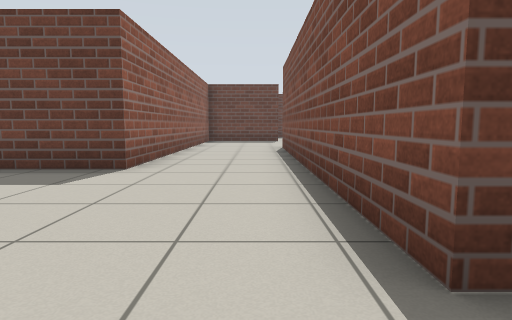
[1] (above)

16 first-person views from a walk through a robot-simulator world made for Gazebo. The camera is 0.72 m above the floor, tilts 6° down and sees 75° across. The floor is counted in squares, 1 m on a side. Each view is taken from the middle of a square. On the plan, view 1 faces up. The plan holds only what a view shows up to about 10 squares ahead; the rest is blank.

[2]
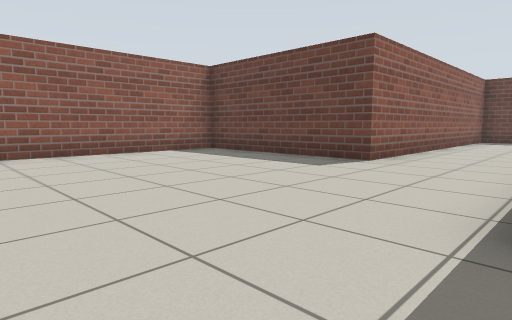

[3]
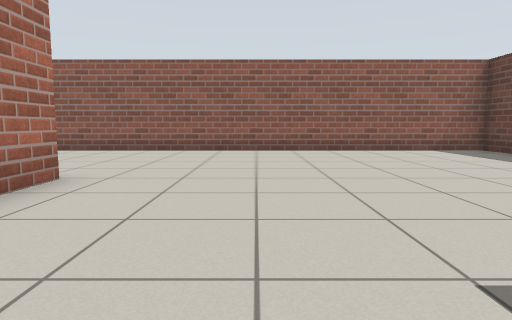

[4]
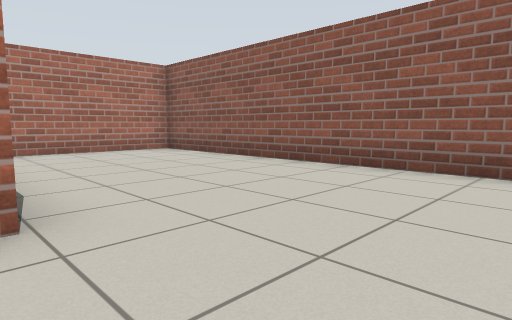

[5]
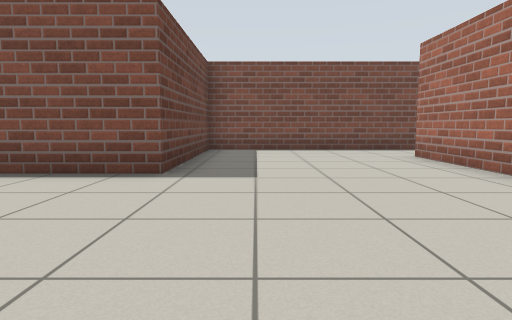

[6]
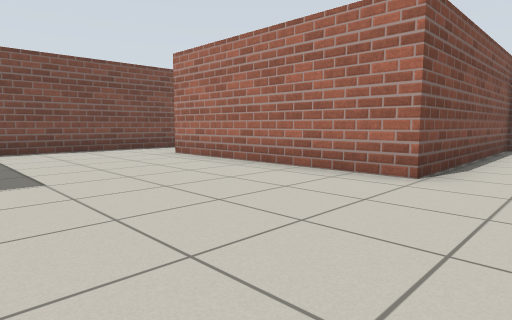

[7]
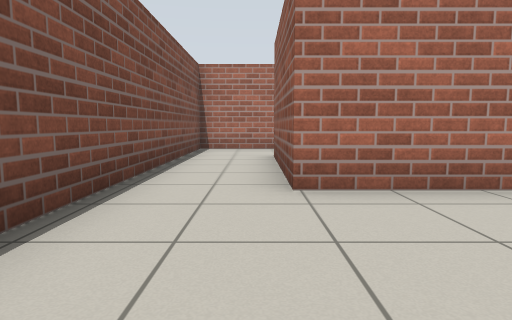

[8]
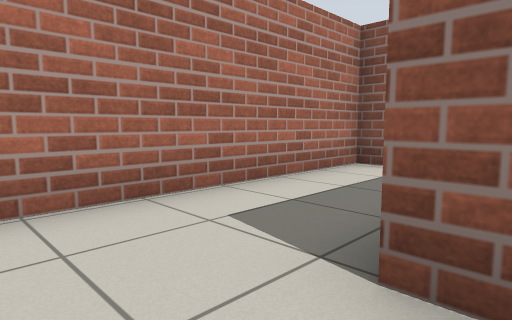

[9]
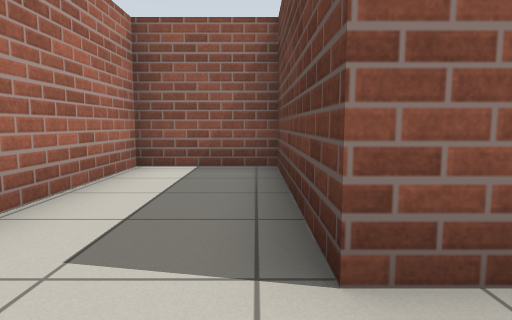

[10]
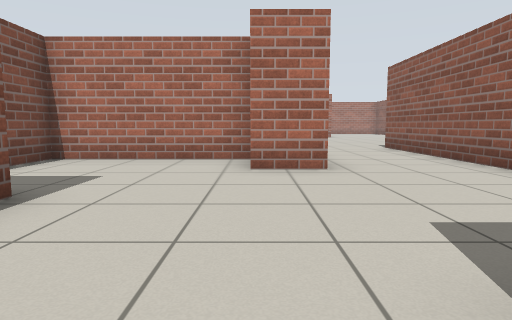

[11]
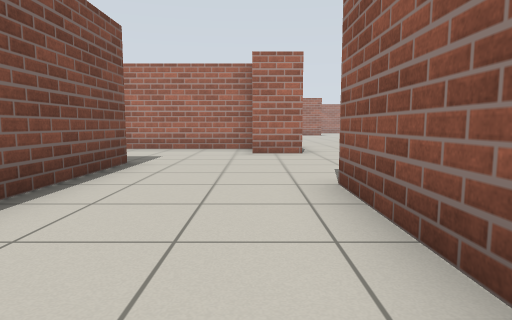

[12]
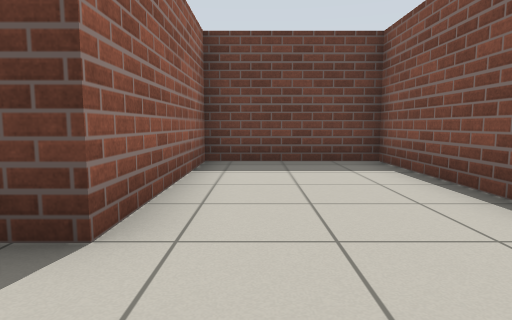

[13]
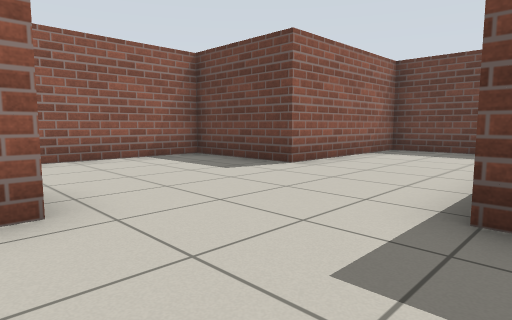

[14]
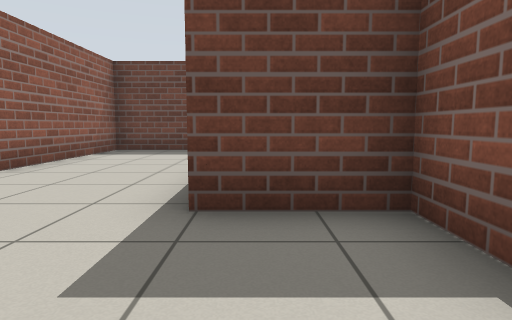

[15]
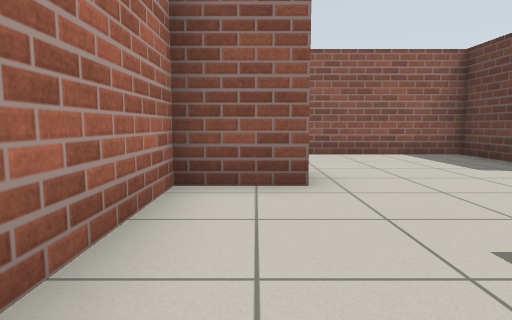

[16]
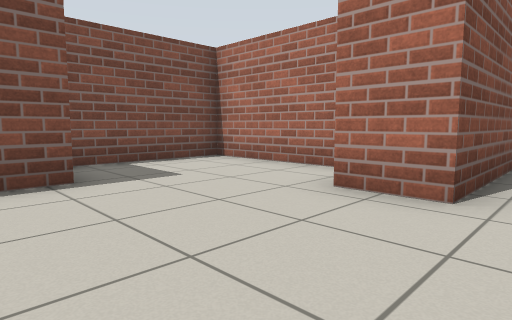

### Floor plan
Points are (right, up) in squares from view 1. A wall is a line through its corners. A room is listed if a view was taken in it or the views show most of it. See-through windows are left out.
Room 1 (views 1, 2, 3, 4, 5, 6, 7, 8, 9)
walls: (-2.4, -10.3) (-2.4, -3.6) (3.6, -3.6) (3.6, -7.6) (-0.8, -7.6) (-0.8, -10.1) (5.7, -10.1) (5.7, 1.4) (0.8, 1.4) (0.8, 10.6); (-2.1, 11.6) (-2.1, 5.4) (-7.4, 5.4) (-7.4, -10.1) (-3.4, -10.1)
ways out: opening at (-0.5, 10.5) to room 2
Room 2 (views 10, 11, 12, 13, 14, 15, 16)
walls: (0.8, 10.6) (2.1, 10.6) (2.1, 9) (6.3, 9) (6.3, 12.7) (4.4, 12.7) (4.4, 19.6) (1, 19.6) (1, 15) (-2.1, 15) (-2.1, 11.6)
ways out: opening at (-0.5, 10.5) to room 1

Positions as (right, up) in squares from view 1, and headings:
1: (0, 0), facing up
2: (1, -1), facing up-left
3: (2, -1), facing left
4: (-2, -1), facing down-left
5: (-4, 0), facing right
6: (-4, 1), facing down-right
7: (4, 0), facing down
8: (5, -7), facing down-left
9: (5, -8), facing left
10: (2, 16), facing down
11: (2, 19), facing down
12: (2, 13), facing up
13: (5, 10), facing up-left
14: (5, 10), facing up
15: (6, 10), facing left
16: (0, 14), facing down-right
